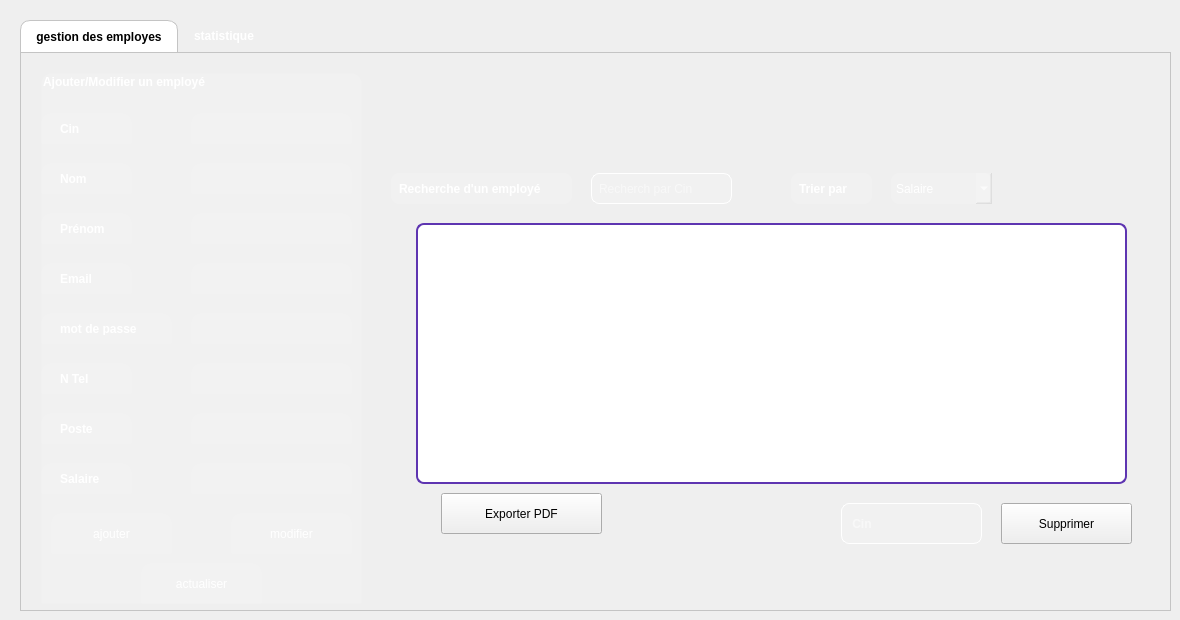
    <widget class="QWidget" name="page">
     <widget class="QTabWidget" name="tabWidget">
      <property name="geometry">
       <rect>
        <x>20</x>
        <y>20</y>
        <width>1151</width>
        <height>591</height>
       </rect>
      </property>
      <property name="font">
       <font>
        <bold>true</bold>
       </font>
      </property>
      <property name="styleSheet">
       <string notr="true">/* Style for the QTabWidget (the container) */
QTabWidget::pane {
    /* Removes the border around the content area */
    border: 1px solid #c4c4c4;
}

/* Style for the QTabBar (the tab buttons themselves) */
QTabBar {
    border-top-left-radius: 10px;
    border-top-right-radius: 10px;
}

/* Style for the selected tab */
QTabBar::tab:selected {
    background-color: white; /* White background for the active tab */
    color: black; /* Black text for the active tab */
    border: 1px solid #c4c4c4; /* A light border */
    border-bottom: none; /* No border at the bottom to blend with the content pane */
    border-top-left-radius: 10px;
    border-top-right-radius: 10px;
    padding: 8px 15px; /* Add some padding for spacing */
}

/* Style for the unselected tabs */
QTabBar::tab:!selected {
    background-color: transparent; /* Transparent background for inactive tabs */
    color: white; /* White text for inactive tabs */
    border: 1px solid transparent; /* Transparent border */
    padding: 8px 15px; /* Add some padding for spacing */
}

/* Style for the unselected tabs on hover */
QTabBar::tab:!selected:hover {
    background-color: rgba(255, 255, 255, 0.1); /* A subtle white transparency on hover */
}</string>
      </property>
      <property name="currentIndex">
       <number>0</number>
      </property>
      <widget class="QWidget" name="tab_3">
       <attribute name="title">
        <string>gestion des employes</string>
       </attribute>
       <widget class="QLabel" name="label_13">
        <property name="geometry">
         <rect>
          <x>370</x>
          <y>120</y>
          <width>181</width>
          <height>31</height>
         </rect>
        </property>
        <property name="font">
         <font>
          <bold>true</bold>
         </font>
        </property>
        <property name="styleSheet">
         <string notr="true">background-color: rgba(255, 255, 255, 30); /* Semi-transparent white background */
    color: white; /* Text color */
  
    border-radius: 8px; /* Rounded corners */
    padding: 5px; /* Adds space inside the widget for text, so it's not right up against the edges */</string>
        </property>
        <property name="text">
         <string>Recherche d'un employé</string>
        </property>
       </widget>
       <widget class="QPushButton" name="supprimer">
        <property name="geometry">
         <rect>
          <x>980</x>
          <y>450</y>
          <width>131</width>
          <height>41</height>
         </rect>
        </property>
        <property name="styleSheet">
         <string notr="true">QPushButton {
    /* 1. Base Orange &quot;Sun&quot; Background (Gradient for a slight shine) */
    background-color: qlineargradient(
        x1: 0, y1: 0, x2: 0, y2: 1,
        stop: 0 #ff8c00,   /* Darker orange at the top */
        stop: 1 #ffa500    /* Lighter orange at the bottom */
    );
    color: white; /* White text for contrast */
    border: 2px solid transparent; /* Transparent border initially */
    border-radius: 8px;
    padding: 10px 20px;
    font-weight: bold;
}

QPushButton:hover {
    /* 2. Bright Contour (Border) when the mouse passes over */
    border: 2px solid #ffcc00; /* Bright yellow border (the glow) */
    background-color: qlineargradient(
        x1: 0, y1: 0, x2: 0, y2: 1,
        stop: 0 #ff951a,   /* Slightly brighter background on hover */
        stop: 1 #ffb01a
    );
}

QPushButton:pressed {
    /* 3. Darker press effect */
    background-color: rgb(0, 170, 127); /* Solid darker orange */
    border: 2px solid #ffcc00;
}
Écrire à projet c++
</string>
        </property>
        <property name="text">
         <string>Supprimer</string>
        </property>
       </widget>
       <widget class="QPushButton" name="pushButton_5">
        <property name="geometry">
         <rect>
          <x>420</x>
          <y>440</y>
          <width>161</width>
          <height>41</height>
         </rect>
        </property>
        <property name="styleSheet">
         <string notr="true">QPushButton {
    /* 1. Base Orange &quot;Sun&quot; Background (Gradient for a slight shine) */
    background-color: qlineargradient(
        x1: 0, y1: 0, x2: 0, y2: 1,
        stop: 0 #ff8c00,   /* Darker orange at the top */
        stop: 1 #ffa500    /* Lighter orange at the bottom */
    );
    color: white; /* White text for contrast */
    border: 2px solid transparent; /* Transparent border initially */
    border-radius: 8px;
    padding: 10px 20px;
    font-weight: bold;
}

QPushButton:hover {
    /* 2. Bright Contour (Border) when the mouse passes over */
    border: 2px solid #ffcc00; /* Bright yellow border (the glow) */
    background-color: qlineargradient(
        x1: 0, y1: 0, x2: 0, y2: 1,
        stop: 0 #ff951a,   /* Slightly brighter background on hover */
        stop: 1 #ffb01a
    );
}

QPushButton:pressed {
    /* 3. Darker press effect */
    background-color: rgb(0, 170, 127); /* Solid darker orange */
    border: 2px solid #ffcc00;
}
Écrire à projet c++
</string>
        </property>
        <property name="text">
         <string>Exporter PDF</string>
        </property>
       </widget>
       <widget class="QLineEdit" name="lineEdit_13">
        <property name="geometry">
         <rect>
          <x>570</x>
          <y>120</y>
          <width>141</width>
          <height>31</height>
         </rect>
        </property>
        <property name="styleSheet">
         <string notr="true">QLineEdit {
    background-color: rgba(255, 255, 255, 30); /* Semi-transparent white background */
    color: white; /* Text color */
    border: 1px solid white; /* A subtle, semi-transparent white border */
    border-radius: 8px; /* Rounded corners */
    padding: 5px; /* Adds space inside the widget for text, so it's not right up against the edges */
}</string>
        </property>
        <property name="placeholderText">
         <string>Recherch par Cin</string>
        </property>
       </widget>
       <widget class="QGroupBox" name="groupBox">
        <property name="geometry">
         <rect>
          <x>20</x>
          <y>20</y>
          <width>321</width>
          <height>531</height>
         </rect>
        </property>
        <property name="font">
         <font>
          <bold>true</bold>
         </font>
        </property>
        <property name="styleSheet">
         <string notr="true">background-color: white; /* White background for the active tab */
    color: black; /* Black text for the active tab */
    border: 1px solid #c4c4c4; /* A light border */
    border-bottom: none; /* No border at the bottom to blend with the content pane */
    border-top-left-radius: 10px;
    border-top-right-radius: 10px;
    padding: 8px 15px; /* Add some padding for spacing */

    background-color: transparent; /* Transparent background for inactive tabs */
    color: white; /* White text for inactive tabs */
    border: 1px solid transparent; /* Transparent border */
    padding: 8px 15px; /* Add some padding for spacing */


    background-color: rgba(255, 255, 255, 0.1); /* A subtle white transparency on hover */</string>
        </property>
        <property name="title">
         <string>Ajouter/Modifier un employé</string>
        </property>
        <widget class="QLabel" name="label">
         <property name="geometry">
          <rect>
           <x>0</x>
           <y>40</y>
           <width>91</width>
           <height>31</height>
          </rect>
         </property>
         <property name="font">
          <font>
           <bold>true</bold>
          </font>
         </property>
         <property name="text">
          <string>Cin</string>
         </property>
        </widget>
        <widget class="QLabel" name="label_2">
         <property name="geometry">
          <rect>
           <x>0</x>
           <y>90</y>
           <width>91</width>
           <height>31</height>
          </rect>
         </property>
         <property name="font">
          <font>
           <bold>true</bold>
          </font>
         </property>
         <property name="text">
          <string>Nom</string>
         </property>
        </widget>
        <widget class="QLabel" name="label_3">
         <property name="geometry">
          <rect>
           <x>0</x>
           <y>140</y>
           <width>91</width>
           <height>31</height>
          </rect>
         </property>
         <property name="font">
          <font>
           <bold>true</bold>
          </font>
         </property>
         <property name="text">
          <string>Prénom</string>
         </property>
        </widget>
        <widget class="QLabel" name="label_4">
         <property name="geometry">
          <rect>
           <x>0</x>
           <y>190</y>
           <width>91</width>
           <height>31</height>
          </rect>
         </property>
         <property name="font">
          <font>
           <bold>true</bold>
          </font>
         </property>
         <property name="text">
          <string>Email</string>
         </property>
        </widget>
        <widget class="QLabel" name="label_5">
         <property name="geometry">
          <rect>
           <x>0</x>
           <y>240</y>
           <width>131</width>
           <height>31</height>
          </rect>
         </property>
         <property name="font">
          <font>
           <bold>true</bold>
          </font>
         </property>
         <property name="text">
          <string>mot de passe</string>
         </property>
        </widget>
        <widget class="QLabel" name="label_6">
         <property name="geometry">
          <rect>
           <x>0</x>
           <y>290</y>
           <width>91</width>
           <height>31</height>
          </rect>
         </property>
         <property name="font">
          <font>
           <bold>true</bold>
          </font>
         </property>
         <property name="text">
          <string>N Tel</string>
         </property>
        </widget>
        <widget class="QLineEdit" name="linecin">
         <property name="geometry">
          <rect>
           <x>150</x>
           <y>40</y>
           <width>161</width>
           <height>31</height>
          </rect>
         </property>
        </widget>
        <widget class="QLineEdit" name="linenom">
         <property name="geometry">
          <rect>
           <x>150</x>
           <y>90</y>
           <width>161</width>
           <height>31</height>
          </rect>
         </property>
        </widget>
        <widget class="QLineEdit" name="lineprenom">
         <property name="geometry">
          <rect>
           <x>150</x>
           <y>140</y>
           <width>161</width>
           <height>31</height>
          </rect>
         </property>
        </widget>
        <widget class="QLineEdit" name="lineemail">
         <property name="geometry">
          <rect>
           <x>150</x>
           <y>190</y>
           <width>161</width>
           <height>31</height>
          </rect>
         </property>
        </widget>
        <widget class="QLineEdit" name="linemdp">
         <property name="geometry">
          <rect>
           <x>150</x>
           <y>240</y>
           <width>161</width>
           <height>31</height>
          </rect>
         </property>
        </widget>
        <widget class="QLineEdit" name="linentel">
         <property name="geometry">
          <rect>
           <x>150</x>
           <y>290</y>
           <width>161</width>
           <height>31</height>
          </rect>
         </property>
        </widget>
        <widget class="QPushButton" name="ajouter">
         <property name="geometry">
          <rect>
           <x>10</x>
           <y>440</y>
           <width>121</width>
           <height>41</height>
          </rect>
         </property>
         <property name="styleSheet">
          <string notr="true">QPushButton {
    /* 1. Base Orange &quot;Sun&quot; Background (Gradient for a slight shine) */
    background-color: qlineargradient(
        x1: 0, y1: 0, x2: 0, y2: 1,
        stop: 0 #ff8c00,   /* Darker orange at the top */
        stop: 1 #ffa500    /* Lighter orange at the bottom */
    );
    color: white; /* White text for contrast */
    border: 2px solid transparent; /* Transparent border initially */
    border-radius: 8px;
    padding: 10px 20px;
    font-weight: bold;
}

QPushButton:hover {
    /* 2. Bright Contour (Border) when the mouse passes over */
    border: 2px solid #ffcc00; /* Bright yellow border (the glow) */
    background-color: qlineargradient(
        x1: 0, y1: 0, x2: 0, y2: 1,
        stop: 0 #ff951a,   /* Slightly brighter background on hover */
        stop: 1 #ffb01a
    );
}

QPushButton:pressed {
    /* 3. Darker press effect */
    background-color: rgb(0, 170, 127); /* Solid darker orange */
    border: 2px solid #ffcc00;
}
Écrire à projet c++
</string>
         </property>
         <property name="text">
          <string>ajouter</string>
         </property>
        </widget>
        <widget class="QPushButton" name="modifier">
         <property name="geometry">
          <rect>
           <x>190</x>
           <y>440</y>
           <width>121</width>
           <height>41</height>
          </rect>
         </property>
         <property name="styleSheet">
          <string notr="true">QPushButton {
    /* 1. Base Orange &quot;Sun&quot; Background (Gradient for a slight shine) */
    background-color: qlineargradient(
        x1: 0, y1: 0, x2: 0, y2: 1,
        stop: 0 #ff8c00,   /* Darker orange at the top */
        stop: 1 #ffa500    /* Lighter orange at the bottom */
    );
    color: white; /* White text for contrast */
    border: 2px solid transparent; /* Transparent border initially */
    border-radius: 8px;
    padding: 10px 20px;
    font-weight: bold;
}

QPushButton:hover {
    /* 2. Bright Contour (Border) when the mouse passes over */
    border: 2px solid #ffcc00; /* Bright yellow border (the glow) */
    background-color: qlineargradient(
        x1: 0, y1: 0, x2: 0, y2: 1,
        stop: 0 #ff951a,   /* Slightly brighter background on hover */
        stop: 1 #ffb01a
    );
}

QPushButton:pressed {
    /* 3. Darker press effect */
    background-color: rgb(0, 170, 127); /* Solid darker orange */
    border: 2px solid #ffcc00;
}
Écrire à projet c++
</string>
         </property>
         <property name="text">
          <string>modifier</string>
         </property>
        </widget>
        <widget class="QPushButton" name="actualiser">
         <property name="geometry">
          <rect>
           <x>100</x>
           <y>490</y>
           <width>121</width>
           <height>41</height>
          </rect>
         </property>
         <property name="styleSheet">
          <string notr="true">QPushButton {
    /* 1. Base Orange &quot;Sun&quot; Background (Gradient for a slight shine) */
    background-color: qlineargradient(
        x1: 0, y1: 0, x2: 0, y2: 1,
        stop: 0 #ff8c00,   /* Darker orange at the top */
        stop: 1 #ffa500    /* Lighter orange at the bottom */
    );
    color: white; /* White text for contrast */
    border: 2px solid transparent; /* Transparent border initially */
    border-radius: 8px;
    padding: 10px 20px;
    font-weight: bold;
}

QPushButton:hover {
    /* 2. Bright Contour (Border) when the mouse passes over */
    border: 2px solid #ffcc00; /* Bright yellow border (the glow) */
    background-color: qlineargradient(
        x1: 0, y1: 0, x2: 0, y2: 1,
        stop: 0 #ff951a,   /* Slightly brighter background on hover */
        stop: 1 #ffb01a
    );
}

QPushButton:pressed {
    /* 3. Darker press effect */
    background-color: rgb(0, 170, 127); /* Solid darker orange */
    border: 2px solid #ffcc00;
}
Écrire à projet c++
</string>
         </property>
         <property name="text">
          <string>actualiser</string>
         </property>
        </widget>
        <widget class="QLabel" name="label_15">
         <property name="geometry">
          <rect>
           <x>0</x>
           <y>340</y>
           <width>91</width>
           <height>31</height>
          </rect>
         </property>
         <property name="font">
          <font>
           <bold>true</bold>
          </font>
         </property>
         <property name="text">
          <string>Poste</string>
         </property>
        </widget>
        <widget class="QLabel" name="label_38">
         <property name="geometry">
          <rect>
           <x>0</x>
           <y>390</y>
           <width>91</width>
           <height>31</height>
          </rect>
         </property>
         <property name="font">
          <font>
           <bold>true</bold>
          </font>
         </property>
         <property name="text">
          <string>Salaire</string>
         </property>
        </widget>
        <widget class="QLineEdit" name="linentel_2">
         <property name="geometry">
          <rect>
           <x>150</x>
           <y>340</y>
           <width>161</width>
           <height>31</height>
          </rect>
         </property>
        </widget>
        <widget class="QLineEdit" name="linentel_3">
         <property name="geometry">
          <rect>
           <x>150</x>
           <y>390</y>
           <width>161</width>
           <height>31</height>
          </rect>
         </property>
        </widget>
       </widget>
       <widget class="QLabel" name="label_14">
        <property name="geometry">
         <rect>
          <x>770</x>
          <y>120</y>
          <width>81</width>
          <height>31</height>
         </rect>
        </property>
        <property name="font">
         <font>
          <bold>true</bold>
         </font>
        </property>
        <property name="styleSheet">
         <string notr="true">background-color: rgba(255, 255, 255, 30); /* Semi-transparent white background */
    color: white; /* Text color */
  
    border-radius: 8px; /* Rounded corners */
    padding: 5px; /* Adds space inside the widget for text, so it's not right up against the edges */</string>
        </property>
        <property name="text">
         <string>Trier par</string>
        </property>
       </widget>
       <widget class="QLineEdit" name="lineEdit_14">
        <property name="geometry">
         <rect>
          <x>820</x>
          <y>450</y>
          <width>141</width>
          <height>41</height>
         </rect>
        </property>
        <property name="font">
         <font>
          <bold>true</bold>
         </font>
        </property>
        <property name="styleSheet">
         <string notr="true">QLineEdit {
    background-color: rgba(255, 255, 255, 30); /* Semi-transparent white background */
    color: white; /* Text color */
    border: 1px solid white; /* A subtle, semi-transparent white border */
    border-radius: 8px; /* Rounded corners */
    padding: 5px; /* Adds space inside the widget for text, so it's not right up against the edges */
}</string>
        </property>
        <property name="placeholderText">
         <string> Cin</string>
        </property>
       </widget>
       <widget class="QLabel" name="label_7">
        <property name="geometry">
         <rect>
          <x>990</x>
          <y>-40</y>
          <width>191</width>
          <height>181</height>
         </rect>
        </property>
        <property name="styleSheet">
         <string notr="true">image: url(:/images/logo.png);
background-color: transparent;</string>
        </property>
        <property name="text">
         <string/>
        </property>
       </widget>
       <widget class="QComboBox" name="comboBox">
        <property name="geometry">
         <rect>
          <x>870</x>
          <y>120</y>
          <width>101</width>
          <height>31</height>
         </rect>
        </property>
        <property name="styleSheet">
         <string notr="true">background-color: rgba(255, 255, 255, 30); /* Semi-transparent white background */
    color: white; /* Text color */
  
    border-radius: 8px; /* Rounded corners */
    padding: 5px; /* Adds space inside the widget for text, so it's not right up against the edges */</string>
        </property>
        <item>
         <property name="text">
          <string>Salaire</string>
         </property>
        </item>
        <item>
         <property name="text">
          <string>Nom</string>
         </property>
        </item>
       </widget>
       <widget class="QTableView" name="tableemp">
        <property name="geometry">
         <rect>
          <x>395</x>
          <y>170</y>
          <width>711</width>
          <height>261</height>
         </rect>
        </property>
        <property name="styleSheet">
         <string notr="true">QTableView {
    background-color: #ffffff;
    alternate-background-color: #f0f0f5;
    gridline-color: #cfd8dc;
    selection-background-color: #5e35b1;
    selection-color: #ffffff;
    border: 2px solid #5e35b1;
    border-radius: 8px;
    font-size: 14px;
    font-weight: 500;
    color: #2b2b2b;  /* ✅ Texte visible sur fond clair */
}

QHeaderView::section {
    background-color: #4527a0;
    color: #ffffff;
    padding: 6px;
    border: none;
    font-size: 14px;
    font-weight: bold;
}

QTableCornerButton::section {
    background-color: #4527a0;
    border: none;
}
</string>
        </property>
       </widget>
      </widget>
      <widget class="QWidget" name="tab_4">
       <attribute name="title">
        <string>statistique</string>
       </attribute>
       <widget class="QWidget" name="widget_6" native="true">
        <property name="geometry">
         <rect>
          <x>90</x>
          <y>30</y>
          <width>881</width>
          <height>471</height>
         </rect>
        </property>
        <property name="styleSheet">
         <string notr="true">background-color: rgb(255, 255, 255);</string>
        </property>
       </widget>
      </widget>
     </widget>
    </widget>
